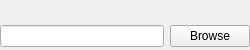
<?xml version="1.0" encoding="UTF-8"?>
<ui version="4.0">
 <class>PathLineBrowse</class>
 <widget class="QWidget" name="PathLineBrowse">
  <property name="geometry">
   <rect>
    <x>0</x>
    <y>0</y>
    <width>250</width>
    <height>50</height>
   </rect>
  </property>
  <property name="sizePolicy">
   <sizepolicy hsizetype="MinimumExpanding" vsizetype="Fixed">
    <horstretch>0</horstretch>
    <verstretch>0</verstretch>
   </sizepolicy>
  </property>
  <property name="minimumSize">
   <size>
    <width>250</width>
    <height>50</height>
   </size>
  </property>
  <property name="maximumSize">
   <size>
    <width>16777215</width>
    <height>50</height>
   </size>
  </property>
  <property name="focusPolicy">
   <enum>Qt::StrongFocus</enum>
  </property>
  <layout class="QVBoxLayout" name="layout">
   <property name="leftMargin">
    <number>0</number>
   </property>
   <property name="topMargin">
    <number>3</number>
   </property>
   <property name="rightMargin">
    <number>0</number>
   </property>
   <property name="bottomMargin">
    <number>3</number>
   </property>
   <item>
    <layout class="QHBoxLayout" name="upperLayout">
     <item>
      <widget class="QLabel" name="label">
       <property name="sizePolicy">
        <sizepolicy hsizetype="Preferred" vsizetype="Fixed">
         <horstretch>0</horstretch>
         <verstretch>0</verstretch>
        </sizepolicy>
       </property>
      </widget>
     </item>
     <item>
      <widget class="QLabel" name="statusLabel">
       <property name="alignment">
        <set>Qt::AlignRight|Qt::AlignTrailing|Qt::AlignVCenter</set>
       </property>
      </widget>
     </item>
     <item>
      <widget class="OkLabel" name="okLabel"/>
     </item>
    </layout>
   </item>
   <item>
    <layout class="QHBoxLayout" name="bottomLayout">
     <item>
      <widget class="QLineEdit" name="lineEdit">
       <property name="dragEnabled">
        <bool>true</bool>
       </property>
       <property name="clearButtonEnabled">
        <bool>true</bool>
       </property>
      </widget>
     </item>
     <item>
      <widget class="QPushButton" name="button">
       <property name="text">
        <string>Browse</string>
       </property>
      </widget>
     </item>
    </layout>
   </item>
  </layout>
 </widget>
 <customwidgets>
  <customwidget>
   <class>OkLabel</class>
   <extends>QLabel</extends>
   <header>OkLabel.h</header>
  </customwidget>
 </customwidgets>
 <tabstops>
  <tabstop>lineEdit</tabstop>
  <tabstop>button</tabstop>
 </tabstops>
 <resources/>
 <connections/>
</ui>
